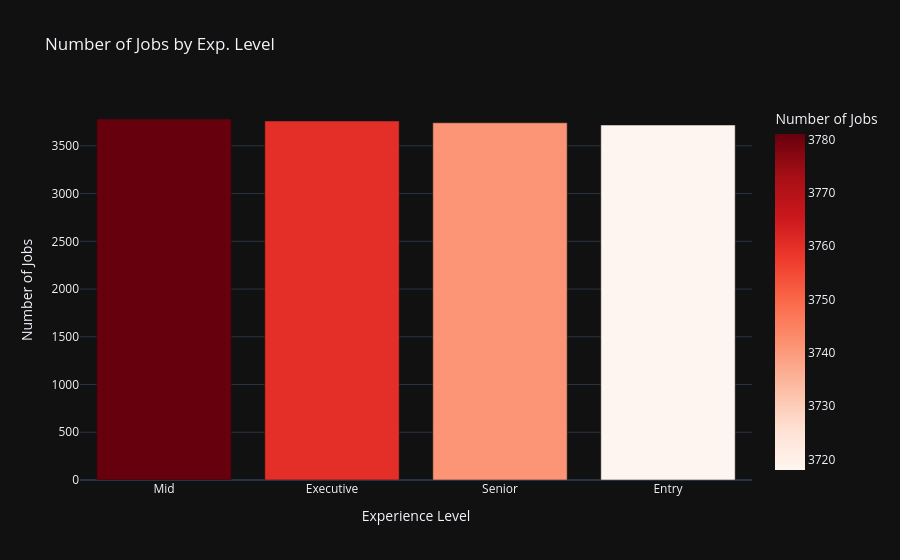

This figure's notebook cell:
### Code cell
px.bar(exp_lvl_df, x='experience_level', y='count',
       labels={'count':'Number of Jobs', 'experience_level':'Experience Level'}, 
       title='Number of Jobs by Exp. Level',color_continuous_scale='Reds', color='count', template='plotly_dark')

### Figure 1 — Plotly figure (JSON) as saved in the notebook; plotly's stock layout.template omitted (floating-point values rounded to 4 significant figures)
{"data": [{"hovertemplate": "Experience Level=%{x}<br>Number of Jobs=%{marker.color}<extra></extra>", "legendgroup": "", "marker": {"color": [3781, 3760, 3741, 3718], "coloraxis": "coloraxis", "pattern": {"shape": ""}}, "name": "", "orientation": "v", "showlegend": false, "textposition": "auto", "type": "bar", "x": ["Mid", "Executive", "Senior", "Entry"], "xaxis": "x", "y": [3781, 3760, 3741, 3718], "yaxis": "y"}], "layout": {"barmode": "relative", "coloraxis": {"autocolorscale": false, "colorbar": {"title": {"text": "Number of Jobs"}}, "colorscale": [[0, "rgb(255,245,240)"], [0.125, "rgb(254,224,210)"], [0.25, "rgb(252,187,161)"], [0.375, "rgb(252,146,114)"], [0.5, "rgb(251,106,74)"], [0.625, "rgb(239,59,44)"], [0.75, "rgb(203,24,29)"], [0.875, "rgb(165,15,21)"], [1, "rgb(103,0,13)"]]}, "legend": {"tracegroupgap": 0}, "title": {"text": "Number of Jobs by Exp. Level"}, "xaxis": {"anchor": "y", "domain": [0, 1], "title": {"text": "Experience Level"}}, "yaxis": {"anchor": "x", "domain": [0, 1], "title": {"text": "Number of Jobs"}}}}
